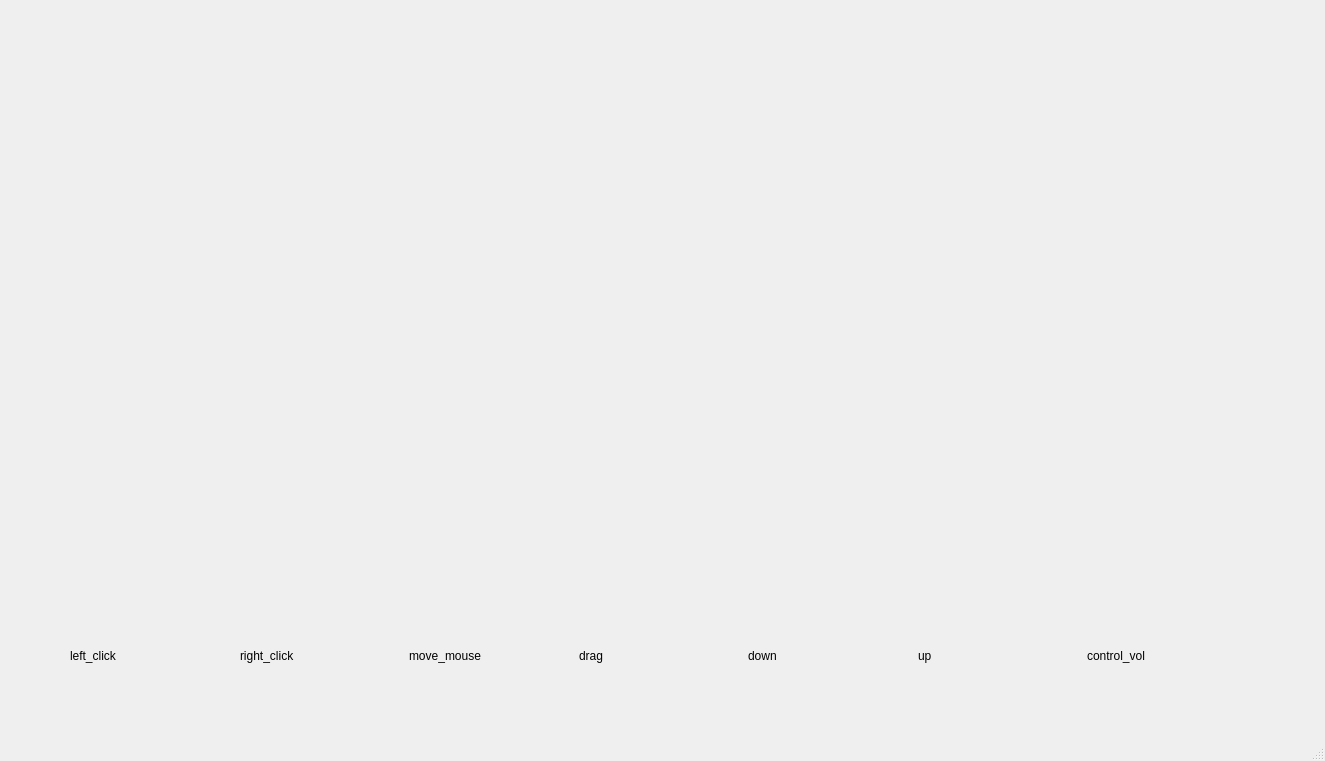
<?xml version="1.0" encoding="UTF-8"?>
<ui version="4.0">
 <class>user_main</class>
 <widget class="QMainWindow" name="user_main">
  <property name="enabled">
   <bool>true</bool>
  </property>
  <property name="geometry">
   <rect>
    <x>0</x>
    <y>0</y>
    <width>1325</width>
    <height>761</height>
   </rect>
  </property>
  <property name="windowTitle">
   <string>MainWindow</string>
  </property>
  <widget class="QWidget" name="centralwidget">
   <widget class="QWidget" name="horizontalLayoutWidget">
    <property name="geometry">
     <rect>
      <x>70</x>
      <y>640</y>
      <width>1181</width>
      <height>31</height>
     </rect>
    </property>
    <layout class="QHBoxLayout" name="operation">
     <item>
      <widget class="QLabel" name="label_6">
       <property name="text">
        <string>left_click</string>
       </property>
      </widget>
     </item>
     <item>
      <widget class="QLabel" name="label_5">
       <property name="text">
        <string>right_click</string>
       </property>
      </widget>
     </item>
     <item>
      <widget class="QLabel" name="label_4">
       <property name="text">
        <string>move_mouse</string>
       </property>
      </widget>
     </item>
     <item>
      <widget class="QLabel" name="label_3">
       <property name="text">
        <string>drag</string>
       </property>
      </widget>
     </item>
     <item>
      <widget class="QLabel" name="label">
       <property name="text">
        <string>down</string>
       </property>
      </widget>
     </item>
     <item>
      <widget class="QLabel" name="label_2">
       <property name="text">
        <string>up</string>
       </property>
      </widget>
     </item>
     <item>
      <widget class="QLabel" name="label_7">
       <property name="text">
        <string>control_vol</string>
       </property>
      </widget>
     </item>
    </layout>
   </widget>
   <widget class="QLabel" name="cap_img">
    <property name="geometry">
     <rect>
      <x>140</x>
      <y>30</y>
      <width>1001</width>
      <height>541</height>
     </rect>
    </property>
    <property name="text">
     <string/>
    </property>
   </widget>
  </widget>
  <widget class="QStatusBar" name="statusbar"/>
 </widget>
 <resources/>
 <connections/>
</ui>
